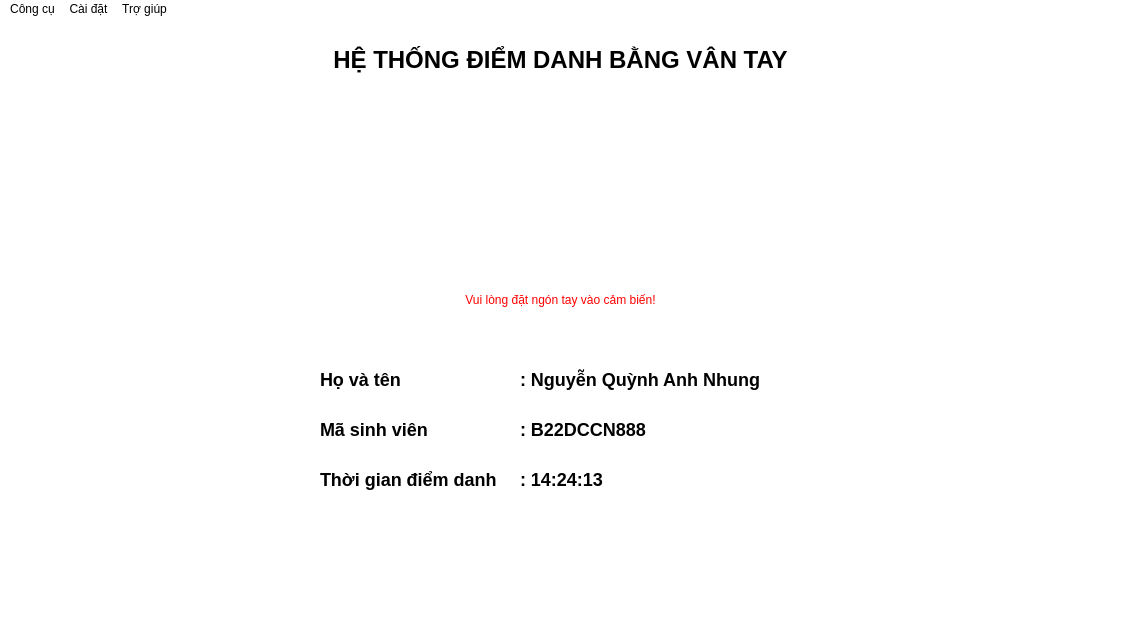
<?xml version="1.0" encoding="UTF-8"?>
<ui version="4.0">
 <class>MainWindow</class>
 <widget class="QMainWindow" name="MainWindow">
  <property name="geometry">
   <rect>
    <x>0</x>
    <y>0</y>
    <width>1121</width>
    <height>627</height>
   </rect>
  </property>
  <property name="windowTitle">
   <string>MainWindow</string>
  </property>
  <property name="styleSheet">
   <string notr="true">background-color: white;</string>
  </property>
  <widget class="QWidget" name="centralwidget">
   <widget class="QLabel" name="app_name">
    <property name="geometry">
     <rect>
      <x>0</x>
      <y>0</y>
      <width>1121</width>
      <height>81</height>
     </rect>
    </property>
    <property name="styleSheet">
     <string notr="true">font-size: 24px;
font-weight: 700;
</string>
    </property>
    <property name="text">
     <string>HỆ THỐNG ĐIỂM DANH BẰNG VÂN TAY</string>
    </property>
    <property name="alignment">
     <set>Qt::AlignCenter</set>
    </property>
   </widget>
   <widget class="QWidget" name="infor_group" native="true">
    <property name="geometry">
     <rect>
      <x>310</x>
      <y>330</y>
      <width>501</width>
      <height>161</height>
     </rect>
    </property>
    <widget class="QLabel" name="time_label">
     <property name="geometry">
      <rect>
       <x>10</x>
       <y>110</y>
       <width>201</width>
       <height>41</height>
      </rect>
     </property>
     <property name="styleSheet">
      <string notr="true">
	background-color: white;
	font-size: 18px;
	font-weight: 600;
</string>
     </property>
     <property name="text">
      <string>Thời gian điểm danh</string>
     </property>
     <property name="margin">
      <number>10</number>
     </property>
    </widget>
    <widget class="QLabel" name="id_label">
     <property name="geometry">
      <rect>
       <x>10</x>
       <y>60</y>
       <width>201</width>
       <height>41</height>
      </rect>
     </property>
     <property name="styleSheet">
      <string notr="true">
	background-color: white;
	font-size: 18px;
	font-weight: 600;
</string>
     </property>
     <property name="text">
      <string>Mã sinh viên</string>
     </property>
     <property name="margin">
      <number>10</number>
     </property>
    </widget>
    <widget class="QLabel" name="name_label">
     <property name="geometry">
      <rect>
       <x>10</x>
       <y>10</y>
       <width>201</width>
       <height>41</height>
      </rect>
     </property>
     <property name="styleSheet">
      <string notr="true">background-color: white;
font-size: 18px;
font-weight: 600;
</string>
     </property>
     <property name="text">
      <string>Họ và tên</string>
     </property>
     <property name="margin">
      <number>10</number>
     </property>
    </widget>
    <widget class="QLabel" name="name">
     <property name="geometry">
      <rect>
       <x>210</x>
       <y>10</y>
       <width>281</width>
       <height>41</height>
      </rect>
     </property>
     <property name="styleSheet">
      <string notr="true">background-color: white;
font-size: 18px;
font-weight: 600;
</string>
     </property>
     <property name="text">
      <string>: Nguyễn Quỳnh Anh Nhung</string>
     </property>
     <property name="margin">
      <number>10</number>
     </property>
    </widget>
    <widget class="QLabel" name="id">
     <property name="geometry">
      <rect>
       <x>210</x>
       <y>60</y>
       <width>281</width>
       <height>41</height>
      </rect>
     </property>
     <property name="styleSheet">
      <string notr="true">	background-color: white;
	font-size: 18px;
	font-weight: 600;
</string>
     </property>
     <property name="text">
      <string>: B22DCCN888</string>
     </property>
     <property name="margin">
      <number>10</number>
     </property>
    </widget>
    <widget class="QLabel" name="time">
     <property name="geometry">
      <rect>
       <x>210</x>
       <y>110</y>
       <width>281</width>
       <height>41</height>
      </rect>
     </property>
     <property name="styleSheet">
      <string notr="true">
	background-color: white;
	font-size: 18px;
	font-weight: 600;
</string>
     </property>
     <property name="text">
      <string>: 14:24:13</string>
     </property>
     <property name="margin">
      <number>10</number>
     </property>
    </widget>
   </widget>
   <widget class="QLabel" name="label">
    <property name="geometry">
     <rect>
      <x>470</x>
      <y>90</y>
      <width>181</width>
      <height>171</height>
     </rect>
    </property>
    <property name="styleSheet">
     <string notr="true">background-color: white;
border-raduis: 50px;	
</string>
    </property>
    <property name="text">
     <string/>
    </property>
    <property name="pixmap">
     <pixmap>../media/finger_print.png</pixmap>
    </property>
    <property name="scaledContents">
     <bool>true</bool>
    </property>
    <property name="alignment">
     <set>Qt::AlignCenter</set>
    </property>
    <property name="wordWrap">
     <bool>false</bool>
    </property>
   </widget>
   <widget class="QLabel" name="label_2">
    <property name="geometry">
     <rect>
      <x>420</x>
      <y>270</y>
      <width>281</width>
      <height>21</height>
     </rect>
    </property>
    <property name="styleSheet">
     <string notr="true">color: red;</string>
    </property>
    <property name="text">
     <string>Vui lòng đặt ngón tay vào cảm biến!</string>
    </property>
    <property name="alignment">
     <set>Qt::AlignCenter</set>
    </property>
   </widget>
   <zorder>infor_group</zorder>
   <zorder>app_name</zorder>
   <zorder>label</zorder>
   <zorder>label_2</zorder>
  </widget>
  <widget class="QMenuBar" name="menuBar">
   <property name="geometry">
    <rect>
     <x>0</x>
     <y>0</y>
     <width>1121</width>
     <height>26</height>
    </rect>
   </property>
   <widget class="QMenu" name="menu_setting">
    <property name="title">
     <string>Cài đặt</string>
    </property>
    <widget class="QMenu" name="menu_gsp">
     <property name="title">
      <string>Thiết lập Google Sheet</string>
     </property>
     <addaction name="menu_auth_key"/>
     <addaction name="menu_email"/>
    </widget>
    <addaction name="menu_com_port"/>
    <addaction name="menu_gsp"/>
   </widget>
   <widget class="QMenu" name="help">
    <property name="title">
     <string>Trợ giúp</string>
    </property>
    <addaction name="menu_tutorial"/>
    <addaction name="menu_bug"/>
    <addaction name="menu_contact"/>
   </widget>
   <widget class="QMenu" name="menu_tools">
    <property name="tearOffEnabled">
     <bool>false</bool>
    </property>
    <property name="title">
     <string>Công cụ</string>
    </property>
    <addaction name="menu_exit"/>
   </widget>
   <addaction name="menu_tools"/>
   <addaction name="menu_setting"/>
   <addaction name="help"/>
  </widget>
  <action name="menu_com_port">
   <property name="text">
    <string>Cổng kết nối (COM)</string>
   </property>
  </action>
  <action name="menu_auth_key">
   <property name="text">
    <string>Authentication key</string>
   </property>
  </action>
  <action name="menu_email">
   <property name="text">
    <string>Email</string>
   </property>
  </action>
  <action name="menu_exit">
   <property name="checkable">
    <bool>false</bool>
   </property>
   <property name="text">
    <string>Thoát</string>
   </property>
  </action>
  <action name="actionB_o_l_i">
   <property name="text">
    <string>Báo lỗi</string>
   </property>
  </action>
  <action name="actionLi_n_h">
   <property name="text">
    <string>Liên hệ</string>
   </property>
  </action>
  <action name="menu_tutorial">
   <property name="text">
    <string>Hướng dẫn sử dụng</string>
   </property>
  </action>
  <action name="menu_bug">
   <property name="text">
    <string>Báo lỗi</string>
   </property>
  </action>
  <action name="menu_contact">
   <property name="text">
    <string>Liên hệ</string>
   </property>
  </action>
 </widget>
 <resources/>
 <connections/>
</ui>
